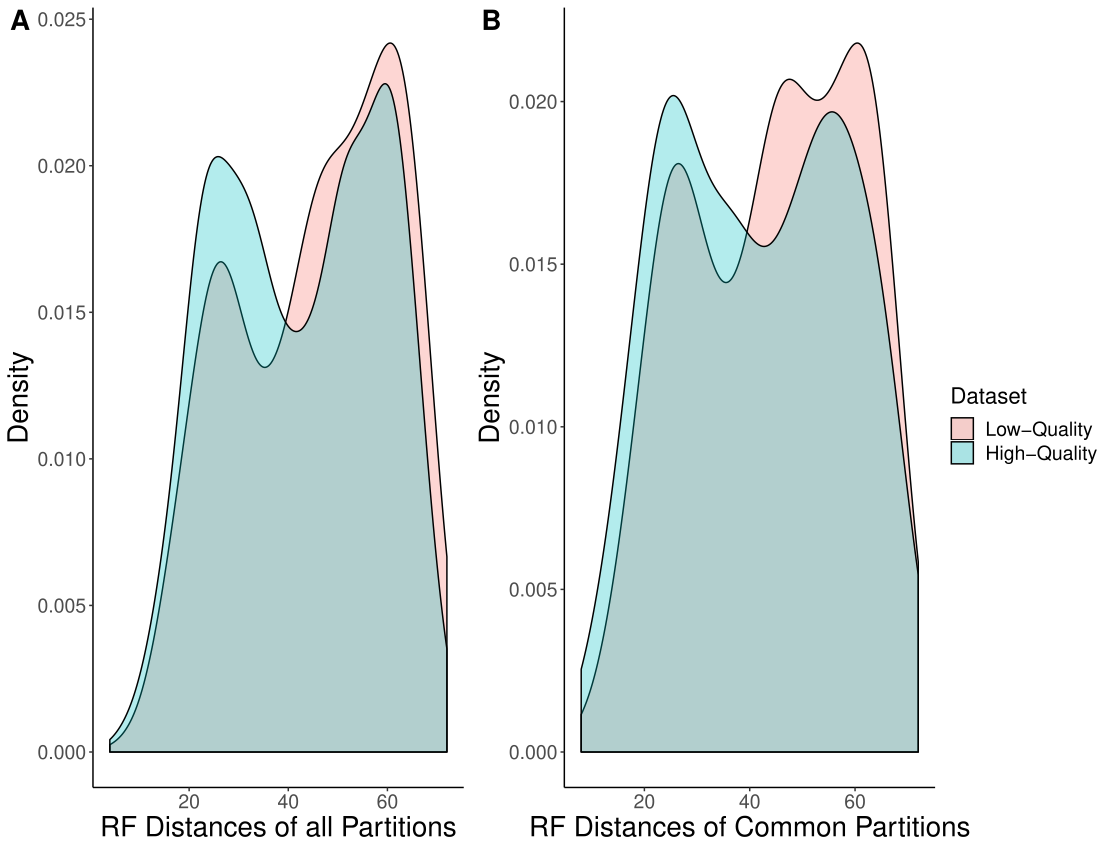

Recreate this plot in R.
################################################################################################################
################################################################################################################
########################################################
# Figure 6 - RF distances: symmetric difference density plot
########################################################
################################################################################################################
################################################################################################################

library(ggplot2)
setwd("~/Desktop/Analyses/quality")

#read in data
sym_dif <- read.csv("~/Desktop/Analyses/quality/all_symmetric_dif.csv")

#density plot of all partitions
rf_dens <- ggplot(sym_dif, aes(x=dif, fill=dataset)) + 
  geom_density(alpha=.3) +
  ylab("Density") + xlab("RF Distances of all Partitions") +
  scale_fill_discrete(name = "Dataset", breaks = c("bad", "good"),
                      labels = c("Low-Quality", "High-Quality")) +
  theme(axis.title = element_text(size=20), axis.text = element_text(size = 14),
        panel.grid.major = element_blank(), panel.grid.minor = element_blank(), 
        panel.background = element_blank(), axis.line = element_line(colour = "black"),
        legend.title = element_text(size = 16), legend.text = element_text(size = 14))

rf_dens


########################################################
#partitions common to both datasets

#reading in data
common_dist <- read.csv("~/Desktop/Analyses/quality/all_common_rfdistances.csv")

#density plot
common_rf_dens <- ggplot(common_dist, aes(x=dist, fill=dataset)) + 
  geom_density(alpha=.3) +
  ylab("Density") + xlab("RF Distances of Common Partitions") +
  scale_fill_discrete(name = "Dataset", breaks = c("bad", "good"),
                      labels = c("Low-Quality", "High-Quality")) +
  theme(axis.title = element_text(size=20), axis.text = element_text(size = 14),
        panel.grid.major = element_blank(), panel.grid.minor = element_blank(), 
        panel.background = element_blank(), axis.line = element_line(colour = "black"),
        legend.title = element_text(size = 16), legend.text = element_text(size = 14))

common_rf_dens


########################################################
#adding the plots together

library(ggpubr)

ggarrange(rf_dens, common_rf_dens,
          labels = c("A", "B"),
          ncol = 2, nrow = 1, align = "h", font.label = list(size = 20),
          common.legend = TRUE, legend = "right")
